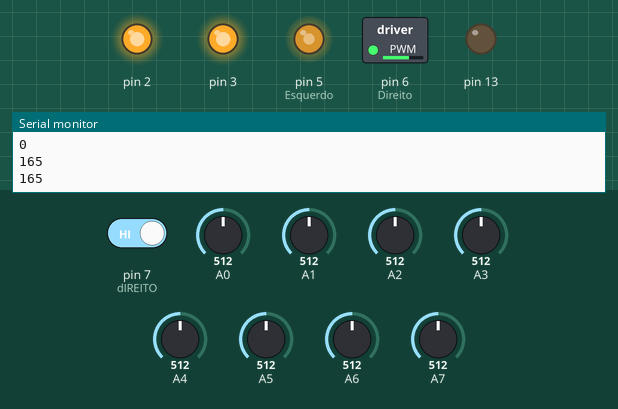
This sketch was run on a simulated Arduino Uno, built with avr-gcc and run on an emulated ATmega328P. Shown: switched loads named in the sketch (green lamp = pin HIGH), output pins drawn as LEDs (lit = HIGH), the last lines printed to the serial monitor. Inputs (shaded band) come from the test bench; at power-on: A0 = 512, A1 = 512, A2 = 512, A7 = 512, A3 = 512, pin 7 (dIREITO) HIGH, A4 = 512, A5 = 512, A6 = 512.

Above: at 12.7 s.
12.8 s: A0 set to 390
At 13.7 s:
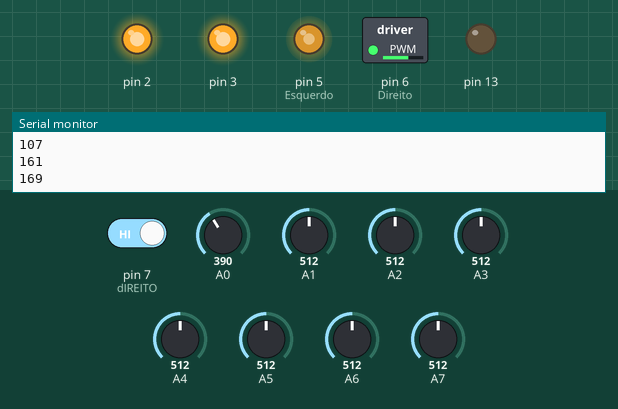
14.3 s: A1 set to 390
At 15.5 s:
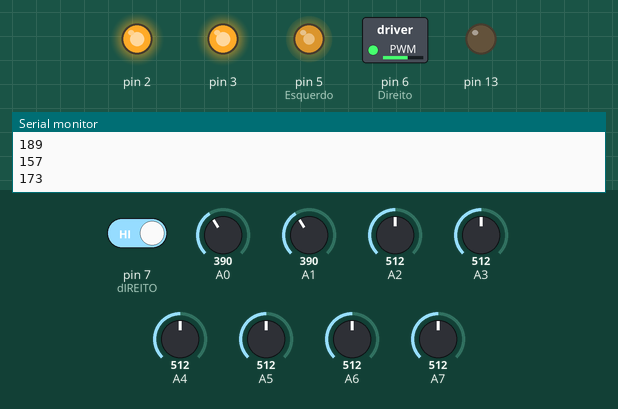
15.8 s: A2 set to 390
At 16.8 s:
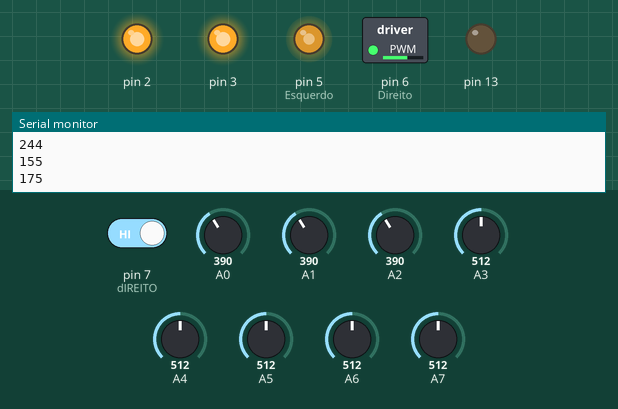
17.3 s: A0 set to 30
At 18.5 s:
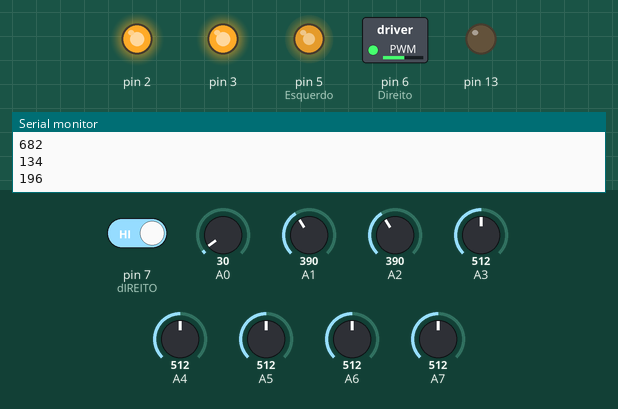
18.8 s: A7 set to 716
At 19.5 s:
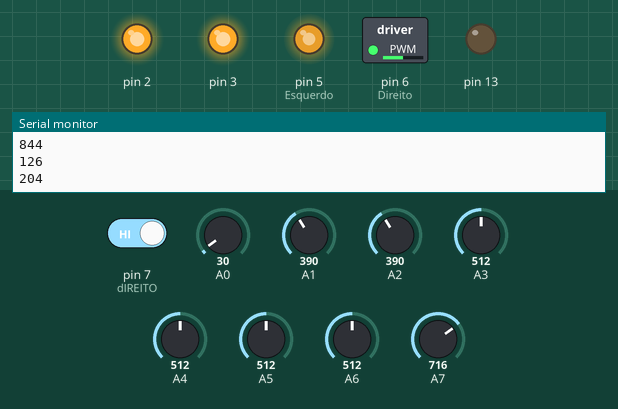
20.3 s: A3 set to 390
At 21.5 s:
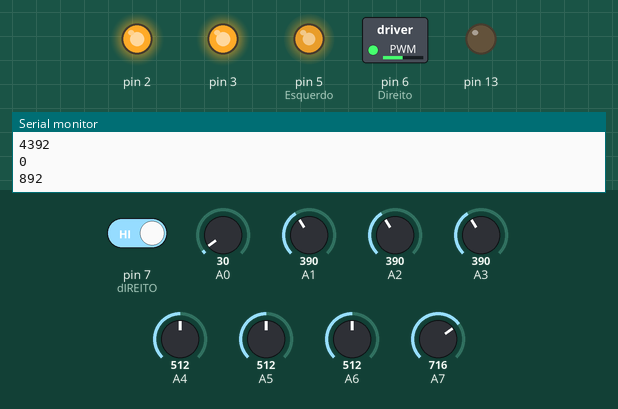
Timing chart, 0 to 22.8 s (numbered marks = the images above; inputs shaded):
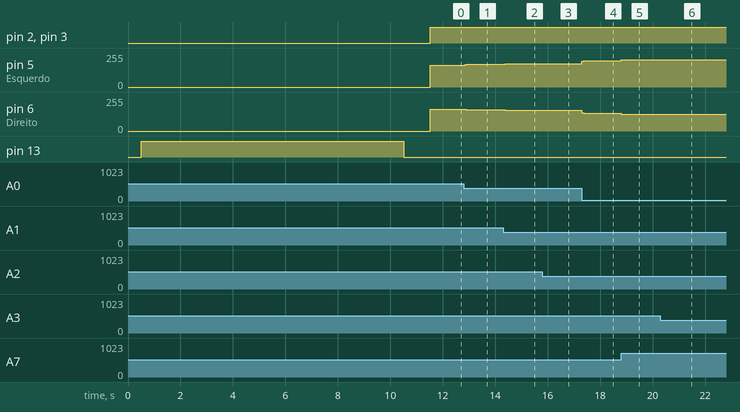

Measured:
- after the input at 12.8 s, pin 5 (Esquerdo): 165/255 → 169/255 at once; pin 6 (Direito): 165/255 → 161/255 at once
- after the input at 14.3 s, pin 5 (Esquerdo): 169/255 → 173/255 at once; pin 6 (Direito): 161/255 → 157/255 at once
- after the input at 15.8 s, pin 5 (Esquerdo): 173/255 → 175/255 at once; pin 6 (Direito): 157/255 → 155/255 at once
- after the input at 17.3 s, pin 5 (Esquerdo): 175/255 → 196/255 at once; pin 6 (Direito): 155/255 → 134/255 at once
- after the input at 18.8 s, pin 5 (Esquerdo): 196/255 → 204/255 at once; pin 6 (Direito): 134/255 → 126/255 at once
- after the input at 20.3 s, pin 5 (Esquerdo): 204/255 → 205/255 after 0.05 s; pin 6 (Direito): 126/255 → 125/255 after 0.05 s

The sketch:

SEGUIDORTRIFTEST.ino
```cpp
#include <QTRSensors.h>

// This example is designed for use with six QTR-1A sensors or the first six sensors of a
// QTR-8A module.  These reflectance sensors should be connected to analog inputs 0 to 5.
// The QTR-8A's emitter control pin (LEDON) can optionally be connected to digital pin 2,
// or you can leave it disconnected and change the EMITTER_PIN #define below from 2 to
// QTR_NO_EMITTER_PIN.

// The setup phase of this example calibrates the sensor for ten seconds and turns on
// the LED built in to the Arduino on pin 13 while calibration is going on.
// During this phase, you should expose each reflectance sensor to the lightest and
// darkest readings they will encounter.
// For example, if you are making a line follower, you should slide the sensors across the
// line during the calibration phase so that each sensor can get a reading of how dark the
// line is and how light the ground is.  Improper calibration will result in poor readings.
// If you want to skip the calibration phase, you can get the raw sensor readings
// (analog voltage readings from 0 to 1023) by calling qtra.read(sensorValues) instead of
// qtra.readLine(sensorValues).

// The main loop of the example reads the calibrated sensor values and uses them to
// estimate the position of a line.  You can test this by taping a piece of 3/4" black
// electrical tape to a piece of white paper and sliding the sensor across it.  It
// prints the sensor values to the serial monitor as numbers from 0 (maximum reflectance)
// to 1000 (minimum reflectance) followed by the estimated location of the line as a number
// from 0 to 5000.  1000 means the line is directly under sensor 1, 2000 means directly
// under sensor 2, etc.  0 means the line is directly under sensor 0 or was last seen by
// sensor 0 before being lost.  5000 means the line is directly under sensor 5 or was
// last seen by sensor 5 before being lost.

#define kp 0.0357  // 0.0357
#define ki 0.0053755
#define kd 0
#define curv 5

#define NUM_SENSORS             8  // number of sensors used
#define NUM_SAMPLES_PER_SENSOR  4  // average 4 analog samples per sensor reading
#define EMITTER_PIN             4  // emitter is controlled by digital pin 2

// sensors 0 through 5 are connected to analog inputs 0 through 5, respectively
QTRSensorsAnalog qtra((unsigned char[]) {0, 1, 2, 3, 4, 5, 6, 7},
  NUM_SENSORS, NUM_SAMPLES_PER_SENSOR, EMITTER_PIN);
unsigned int sensorValues[NUM_SENSORS];

 int dif=0;
 int pmd=255;
 int mdir;
 int mesq;
 int p=0,i=0,d=0,pid;
 int lasterro = 0;
 int erro =0;
 int c=0;
 int marcdir=0;

void setup()
{
  //Motores
  pinMode(6, OUTPUT); //Direito
  pinMode(2, OUTPUT);

  pinMode(5, OUTPUT); // Esquerdo
  pinMode(3, OUTPUT);

  //SensoreS
  pinMode(7, INPUT); //dIREITO
  pinMode(8, INPUT); // ESQUERDO


  delay(500);
  pinMode(13, OUTPUT);
  digitalWrite(13, HIGH);    // turn on Arduino's LED to indicate we are in calibration mode
  for (int i = 0; i < 400; i++)  // make the calibration take about 10 seconds
  {
    qtra.calibrate();       // reads all sensors 10 times at 2.5 ms per six sensors (i.e. ~25 ms per call)
  }
  digitalWrite(13, LOW);     // turn off Arduino's LED to indicate we are through with calibration

  // print the calibration minimum values measured when emitters were on
  Serial.begin(9600);
  for (int i = 0; i < NUM_SENSORS; i++)
  {
    Serial.print(qtra.calibratedMinimumOn[i]);
    Serial.print(' ');
  }
  Serial.println();

  // print the calibration maximum values measured when emitters were on
  for (int i = 0; i < NUM_SENSORS; i++)
  {
    Serial.print(qtra.calibratedMaximumOn[i]);
    Serial.print(' ');
  }
  Serial.println();
  Serial.println();
  delay(1000);
}


void loop()
{
  // read calibrated sensor values and obtain a measure of the line position from 0 to 5000
  // To get raw sensor values, call:
  //  qtra.read(sensorValues); instead of unsigned int position = qtra.readLine(sensorValues);
  unsigned int position = qtra.readLine(sensorValues);
  /*
  // print the sensor values as numbers from 0 to 1000, where 0 means maximum reflectance and
  // 1000 means minimum reflectance, followed by the line position
  for (unsigned char i = 0; i < NUM_SENSORS; i++)
  {
    Serial.print(sensorValues[i]);
    Serial.print('\t');
  }
  //Serial.println(); // uncomment this line if you are using raw values
  */Serial.println(position); // comment this line out if you are using raw values


       marcdir = digitalRead(7);
   if(marcdir==0 ){c=c+1;delay(40);} else{delay(0);}
  Serial.println(c);
   if(c>curv && marcdir==0){delay(500);while (1){digitalWrite(5,0); digitalWrite(6,0);analogWrite(2,0);analogWrite(3,0);}}


     else{

    erro = position -3500;
    p =  erro * kp ;
    i= (erro + lasterro) * ki;
    d = (erro - lasterro) * kd;

    pid = p + i + d;


    mdir = 165 - pid;
    mesq = 165 + pid;


  //Motor esquerdo A
    analogWrite(5, mesq);
    digitalWrite(3, 1);

  //Motor direito B
    analogWrite(6, mdir);
    digitalWrite(2, 1);

  lasterro = erro;

     Serial.println(erro);
     Serial.println(mdir);
     Serial.println(mesq);


     }
  delay(55);
}
```
